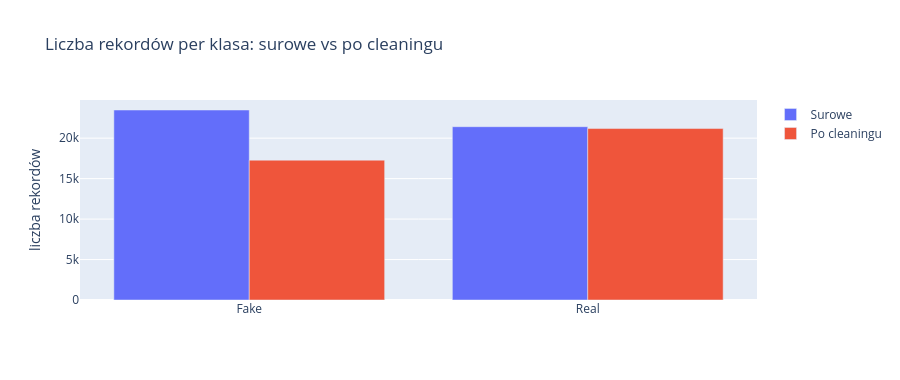

Notebook cell for this chart:
### Code cell
plot_df = balance[['Surowe', 'Po cleaningu']].reset_index().melt(
    id_vars='label_name', var_name='Etap', value_name='Liczba')
fig = px.bar(plot_df, x='label_name', y='Liczba', color='Etap', barmode='group',
             title='Liczba rekordów per klasa: surowe vs po cleaningu')
fig.update_layout(xaxis_title='', yaxis_title='liczba rekordów', height=380, legend_title='')
fig.show()

### Figure 1 — Plotly figure (JSON) as saved in the notebook; plotly's stock layout.template omitted (floating-point values rounded to 4 significant figures)
{"data": [{"alignmentgroup": "True", "hovertemplate": "Etap=Surowe<br>label_name=%{x}<br>Liczba=%{y}<extra></extra>", "legendgroup": "Surowe", "marker": {"color": "#636efa", "pattern": {"shape": ""}}, "name": "Surowe", "offsetgroup": "Surowe", "orientation": "v", "showlegend": true, "textposition": "auto", "type": "bar", "x": ["Fake", "Real"], "xaxis": "x", "y": [23481, 21417], "yaxis": "y"}, {"alignmentgroup": "True", "hovertemplate": "Etap=Po cleaningu<br>label_name=%{x}<br>Liczba=%{y}<extra></extra>", "legendgroup": "Po cleaningu", "marker": {"color": "#EF553B", "pattern": {"shape": ""}}, "name": "Po cleaningu", "offsetgroup": "Po cleaningu", "orientation": "v", "showlegend": true, "textposition": "auto", "type": "bar", "x": ["Fake", "Real"], "xaxis": "x", "y": [17281, 21189], "yaxis": "y"}], "layout": {"barmode": "group", "height": 380, "legend": {"title": {"text": ""}, "tracegroupgap": 0}, "title": {"text": "Liczba rekordów per klasa: surowe vs po cleaningu"}, "xaxis": {"anchor": "y", "domain": [0, 1], "title": {"text": ""}}, "yaxis": {"anchor": "x", "domain": [0, 1], "title": {"text": "liczba rekordów"}}}}
